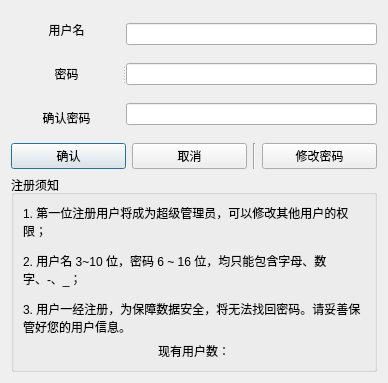
<?xml version="1.0" encoding="UTF-8"?>
<ui version="4.0">
 <class>DialogReg</class>
 <widget class="QDialog" name="DialogReg">
  <property name="windowModality">
   <enum>Qt::WindowModal</enum>
  </property>
  <property name="geometry">
   <rect>
    <x>0</x>
    <y>0</y>
    <width>388</width>
    <height>383</height>
   </rect>
  </property>
  <property name="windowTitle">
   <string>注册</string>
  </property>
  <layout class="QVBoxLayout" name="verticalLayout_4">
   <item>
    <widget class="QSplitter" name="splitter">
     <property name="orientation">
      <enum>Qt::Horizontal</enum>
     </property>
     <widget class="QWidget" name="verticalLayoutWidget_2">
      <layout class="QVBoxLayout" name="verticalLayout_2">
       <item>
        <widget class="QLabel" name="lblUser">
         <property name="text">
          <string>用户名</string>
         </property>
         <property name="alignment">
          <set>Qt::AlignCenter</set>
         </property>
         <property name="buddy">
          <cstring>lineEditUser</cstring>
         </property>
        </widget>
       </item>
       <item>
        <widget class="QLabel" name="lblPwd">
         <property name="text">
          <string>密码</string>
         </property>
         <property name="alignment">
          <set>Qt::AlignCenter</set>
         </property>
         <property name="buddy">
          <cstring>lineEditPwd</cstring>
         </property>
        </widget>
       </item>
       <item>
        <widget class="QLabel" name="lblConfir">
         <property name="text">
          <string>确认密码</string>
         </property>
         <property name="alignment">
          <set>Qt::AlignCenter</set>
         </property>
         <property name="buddy">
          <cstring>lineEditCon</cstring>
         </property>
        </widget>
       </item>
      </layout>
     </widget>
     <widget class="QWidget" name="verticalLayoutWidget">
      <layout class="QVBoxLayout" name="verticalLayout">
       <item>
        <widget class="QLineEdit" name="lineEditUser">
         <property name="cursorPosition">
          <number>0</number>
         </property>
        </widget>
       </item>
       <item>
        <widget class="QLineEdit" name="lineEditPwd">
         <property name="cursorPosition">
          <number>0</number>
         </property>
        </widget>
       </item>
       <item>
        <widget class="QLineEdit" name="lineEditCon">
         <property name="cursorPosition">
          <number>0</number>
         </property>
        </widget>
       </item>
      </layout>
     </widget>
    </widget>
   </item>
   <item>
    <layout class="QHBoxLayout" name="horizontalLayout">
     <item>
      <widget class="QPushButton" name="bntReg">
       <property name="text">
        <string>确认</string>
       </property>
      </widget>
     </item>
     <item>
      <widget class="QPushButton" name="bntCancel">
       <property name="text">
        <string>取消</string>
       </property>
      </widget>
     </item>
     <item>
      <widget class="Line" name="line">
       <property name="orientation">
        <enum>Qt::Vertical</enum>
       </property>
      </widget>
     </item>
     <item>
      <widget class="QPushButton" name="bntModify">
       <property name="sizePolicy">
        <sizepolicy hsizetype="Minimum" vsizetype="Fixed">
         <horstretch>0</horstretch>
         <verstretch>0</verstretch>
        </sizepolicy>
       </property>
       <property name="font">
        <font>
         <family>宋体</family>
        </font>
       </property>
       <property name="text">
        <string>修改密码</string>
       </property>
       <property name="autoDefault">
        <bool>true</bool>
       </property>
       <property name="default">
        <bool>false</bool>
       </property>
      </widget>
     </item>
    </layout>
   </item>
   <item>
    <widget class="QGroupBox" name="groupBox">
     <property name="title">
      <string>注册须知</string>
     </property>
     <layout class="QVBoxLayout" name="verticalLayout_3">
      <item>
       <widget class="QLabel" name="lblNote">
        <property name="contextMenuPolicy">
         <enum>Qt::DefaultContextMenu</enum>
        </property>
        <property name="text">
         <string>&lt;html&gt;&lt;head/&gt;&lt;body&gt;&lt;p&gt;1. 第一位注册用户将成为超级管理员，可以修改其他用户的权限；&lt;/p&gt;&lt;p&gt;2. 用户名 3~10 位，密码 6 ~ 16 位，均只能包含字母、数字、-、_；&lt;/p&gt;&lt;p&gt;3. 用户一经注册，为保障数据安全，将无法找回密码。请妥善保管好您的用户信息。&lt;/p&gt;&lt;/body&gt;&lt;/html&gt;</string>
        </property>
        <property name="scaledContents">
         <bool>false</bool>
        </property>
        <property name="wordWrap">
         <bool>true</bool>
        </property>
       </widget>
      </item>
      <item>
       <widget class="QLabel" name="lblUsercount">
        <property name="frameShape">
         <enum>QFrame::NoFrame</enum>
        </property>
        <property name="frameShadow">
         <enum>QFrame::Plain</enum>
        </property>
        <property name="text">
         <string>现有用户数：</string>
        </property>
        <property name="textFormat">
         <enum>Qt::AutoText</enum>
        </property>
        <property name="alignment">
         <set>Qt::AlignCenter</set>
        </property>
       </widget>
      </item>
     </layout>
    </widget>
   </item>
  </layout>
 </widget>
 <resources/>
 <connections>
  <connection>
   <sender>bntCancel</sender>
   <signal>clicked()</signal>
   <receiver>DialogReg</receiver>
   <slot>reject()</slot>
   <hints>
    <hint type="sourcelabel">
     <x>188</x>
     <y>125</y>
    </hint>
    <hint type="destinationlabel">
     <x>254</x>
     <y>149</y>
    </hint>
   </hints>
  </connection>
 </connections>
</ui>
